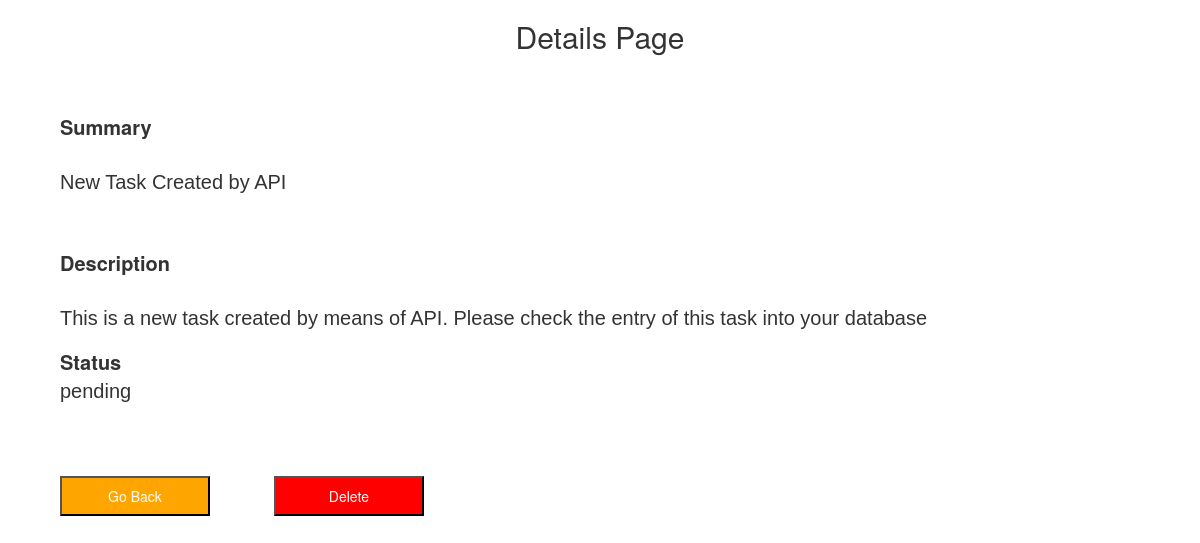
/details/13, run on the app's committed database.
### application/models.py (models this page shows)
class Tasks(db.Model):
    __tablename__ = 'tasks'
    id = db.Column(db.Integer, autoincrement=True, primary_key = True, nullable = False)
    summary = db.Column(db.String, nullable = False)
    description = db.Column(db.String)
    status = db.Column(db.String, nullable = False)

### application/controllers.py (the view)
@app.route("/details/<int:task_id>",methods=["GET","POST"])
def details(task_id):
    task_detail = Tasks.query.filter(Tasks.id == task_id).all()
    return render_template("task_details.html",detail = task_detail)

### templates/task_details.html (shortened to what this page needs)
<!DOCTYPE html>
<html>
    <head>
        <link rel="stylesheet" href="/static/new_ticket.css">
        <link rel="stylesheet" href="https://maxcdn.bootstrapcdn.com/bootstrap/3.4.1/css/bootstrap.min.css">
    </head>
    <body>
        {% for details in detail %}
        <div class="text-center">
            <h2>Details Page</h2>
        </div>
        <div class="fields">
            <label id="summary-field" style="font-size: 20px;">Summary
                <div>
                    <p style="padding-top: 3%; padding-bottom: 5%; font-weight: normal; font-size: 10 px; font-family: Arial, Helvetica, sans-serif;">{{details['summary']}}</p>
                </div>
                <label id="description-field" style="font-size: 20px;">Description
                    <div>
                        <p style="padding-top: 3%; font-weight: normal; font-size: 10 px; font-family: Arial, Helvetica, sans-serif;">{{details['description']}}</p>
                    </div>
                </label>
                <br>
                <label id="description-field" style="font-size: 20px;">Status
                    <div>
                        <span style="padding-top: 3%; font-weight: normal; font-size: 10 px; font-family: Arial, Helvetica, sans-serif;">{{details['status']}}</span>
                    </div>
                </label>
            </label>
        </div>
        <span class="new_button">
          <a href="{{url_for('kanban_home_page')}}">  <input type="submit" style="background-color: orange;color:white;width:150px;
                        height:40px; margin-left: 5%; margin-bottom: 0%;" value="Go Back"/></a>
        </span>
        <span class="new_button">
            <a href="/delete/{{details['id']}}"><input type='submit' style="background-color: red;color:white;width:150px;
                        height:40px; margin-left: 5%; margin-bottom: 0%;" value="Delete"/>
            </a>
        </span>
        {% endfor %}
    </body>
</html>

### static/new_ticket.css (style rules this page uses)
.fields { margin: 5%; }

### data on the page
Tasks: summary "New Task Created by API", description "This is a new task created by means of API. Please check the entry of this task into your database", status "pending"
